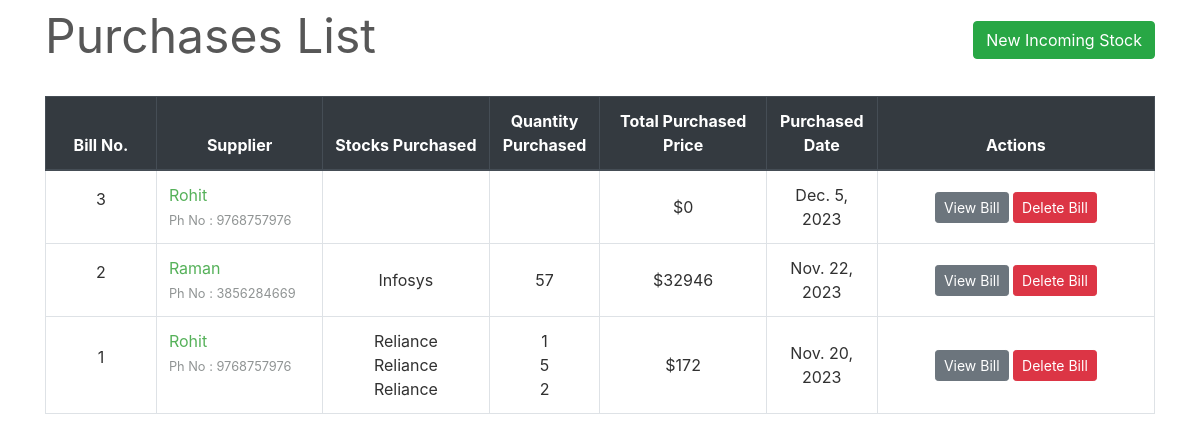
The page /transactions/purchases/ on the database its author committed.
### transactions/models.py (models this page shows, shortened)
class PurchaseBill(models.Model):
    billno = models.AutoField(primary_key=True)
    time = models.DateTimeField(auto_now=True)
    supplier = models.ForeignKey(Supplier, on_delete = models.CASCADE, related_name='purchasesupplier')
    def get_items_list(self):
        return PurchaseItem.objects.filter(billno=self)
    def get_total_price(self):
        purchaseitems = PurchaseItem.objects.filter(billno=self)
        total = 0
        for item in purchaseitems:
            total += item.totalprice
        return total

class Supplier(models.Model):
    id = models.AutoField(primary_key=True)
    name = models.CharField(max_length=150)
    phone = models.CharField(max_length=12, unique=True)
    address = models.CharField(max_length=200)
    email = models.EmailField(max_length=254, unique=True)
    gstin = models.CharField(max_length=15, unique=True)
    is_deleted = models.BooleanField(default=False)
    def __str__(self):
	    return self.name

class PurchaseItem(models.Model):
    billno = models.ForeignKey(PurchaseBill, on_delete = models.CASCADE, related_name='purchasebillno')
    stock = models.ForeignKey(Stock, on_delete = models.CASCADE, related_name='purchaseitem')
    quantity = models.IntegerField(default=1)
    perprice = models.IntegerField(default=1)
    totalprice = models.IntegerField(default=1)

### inventory/models.py (models this page shows, shortened)
class Stock(models.Model):
    id = models.AutoField(primary_key=True)
    name = models.CharField(max_length=30, unique=True)
    quantity = models.IntegerField(default=1)
    is_deleted = models.BooleanField(default=False)

### transactions/views.py (the view)
# urls.py: path('purchases/', views.PurchaseView.as_view(), name='purchases-list'),
class PurchaseView(ListView):
    model = PurchaseBill
    template_name = "purchases/purchases_list.html"
    context_object_name = 'bills'
    ordering = ['-time']
    paginate_by = 10

### transactions/templates/purchases/purchases_list.html (shortened to what this page needs)
{% extends "base.html" %}
{% load widget_tweaks %}
{% block content %}
    <div class="row" style="color: #575757; font-style: bold; font-size: 3rem;">
        <div class="col-md-8">Purchases List</div>
        <div class="col-md-4">
            <div style="float:right;"> <a class="btn btn-success" href="{% url 'select-supplier' %}">New Incoming Stock</a> </div>
        </div>
    </div>
    <br>
    <table class="table table-css table-hover table-bordered">
        <thead class="thead-dark align-middle">
            <tr>
                <th width="10%">Bill No.</th>
                <th width="15%">Supplier</th>
                <th width="15%">Stocks Purchased</th>
                <th width="10%">Quantity Purchased</th>
                <th width="15%">Total Purchased Price</th>
                <th width="10%">Purchased Date</th>
                <th width="25%">Actions</th>
            </tr>
        </thead>
{% if bills %}
        <tbody>
            {% for purchase in bills %}
            <tr>
                <td class="align-middle"> <p>{{ purchase.billno }}</p> </td>
                <td class="">
                    {% if purchase.supplier.is_deleted %}
                        {{ purchase.supplier }}<br>
                    {% else %}
                        <a href="{% url 'supplier' purchase.supplier.name %}">{{ purchase.supplier }}</a> <br>
                    {% endif %}
                    <small style="color: #909494">Ph No : {{ purchase.supplier.phone }}</small>
                </td>
                <td class="align-middle">{% for item in purchase.get_items_list %} {{ item.stock.name }} <br> {% endfor %}</td>
                <td class="align-middle">{% for item in purchase.get_items_list %} {{ item.quantity }} <br> {% endfor %}</td>
                <td class="align-middle">${{ purchase.get_total_price }}</td>
                <td class="align-middle">{{ purchase.time.date }}</td>
                <td class="align-middle"> <a href="{% url 'purchase-bill' purchase.billno %}" class="btn btn-secondary btn-sm">View Bill</a> <a href="{% url 'delete-purchase' purchase.pk %}" class="btn btn-danger btn-sm">Delete Bill</a> </td>
            </tr>
            {% endfor %}
        </tbody>
    </table>
{% else %}
        <tbody></tbody>
    </table>
    <br><br><br><br><br><br><br><br>
    <div style="color: #575757; font-style: bold; font-size: 1.5rem; text-align: center;">The records are empty. Please try adding some.</div>
{% endif %}
{% endblock content %}

### homepage/static/css/main.css (style rules this page uses)
body, html { height: 100%; }
p { color: rgb(49, 49, 49); }
a { color: #55b159; }
.table-css { color: #313131; }
.align-middle { text-align: center; }

### rows shown on the page
PurchaseBill: billno "3", supplier "Rohit", supplier.phone "9768757976", get_total_price "0", time "Dec. 5, 2023"
PurchaseBill: billno "2", supplier "Raman", supplier.phone "3856284669", get_total_price "32946", time "Nov. 22, 2023"
PurchaseItem: stock.name "Infosys", quantity "57"
PurchaseBill: billno "1", supplier "Rohit", supplier.phone "9768757976", get_total_price "172", time "Nov. 20, 2023"
PurchaseItem: stock.name "Reliance", quantity "1"
PurchaseItem: stock.name "Reliance", quantity "5"
PurchaseItem: stock.name "Reliance", quantity "2"
